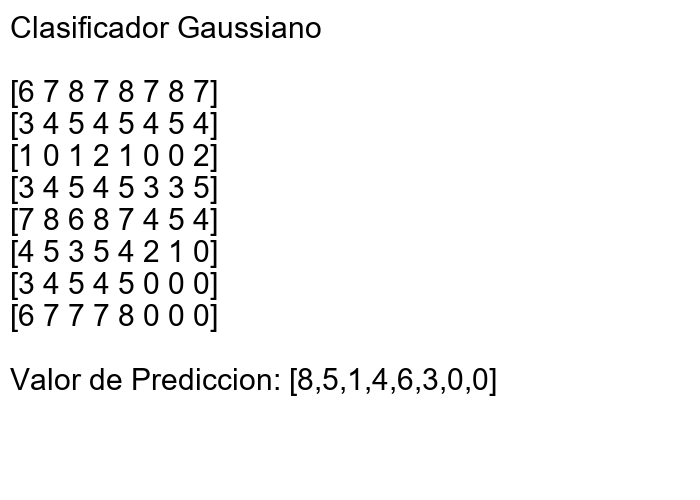

This figure's Python source:
#Es utilizada como Gaussiana o distribución Normal
import pandas as pd
import numpy as np
from sklearn import preprocessing
from sklearn.naive_bayes import GaussianNB

from PIL import Image, ImageFont, ImageDraw 

df = pd.read_excel('ent.xlsx')

header = ['A','B','C','D','E','F','G','H','I']

sizeH = len(header)-1

print("lenCol",sizeH)

lines = []

for i in range(sizeH):    
    print(np.asarray(df[header[i]]))
    lines.append(np.asarray(df[header[i]]))

print(np.asarray(df[header[sizeH]]))
play = np.asarray(df[header[sizeH]])

val = '8,5,1,4,6,3,0,0'.split(',')
valorPred = [int(i, base=16) for i in val]
print(valorPred)

features = list(lines)
print(features)
model = GaussianNB()
model.fit(features, play)
predicted = model.predict([valorPred]) #sunny, hot, high, false
print("PREDICT VALUE: ", predicted)

img = Image.new('RGB', (700, 500), color = 'white')
d = ImageDraw.Draw(img)
myFont = ImageFont.truetype('arial.ttf', 30)

str1 = "Clasificador Gaussiano\n\n"
for i in lines:
    str1 += str(i) + '\n'

str1 += "\nValor de Prediccion: " + str(valorPred) + "\n"
str1 += "\n\tPrediccion: " + str(predicted)
d.text((10,10), str1, font=myFont,fill='black')
img.save('gaus.png')